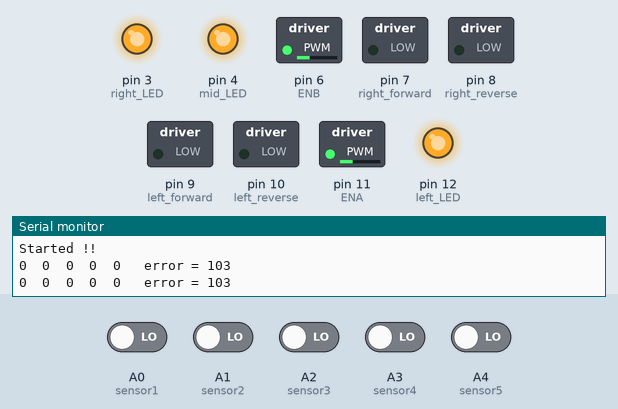
Simulated run of this sketch. Board: Arduino Uno, built with avr-gcc and run on an emulated ATmega328P. Parts: switched loads named in the sketch (green lamp = pin HIGH), output pins drawn as LEDs (lit = HIGH), the last lines printed to the serial monitor. The test bench sets the inputs (shaded band); at power-on: A0 (sensor1), A1 (sensor2), A2 (sensor3), A3 (sensor4), A4 (sensor5) LOW.

Above: at 4.7 s.
4.8 s: A0 (sensor1) driven HIGH
At 19.3 s:
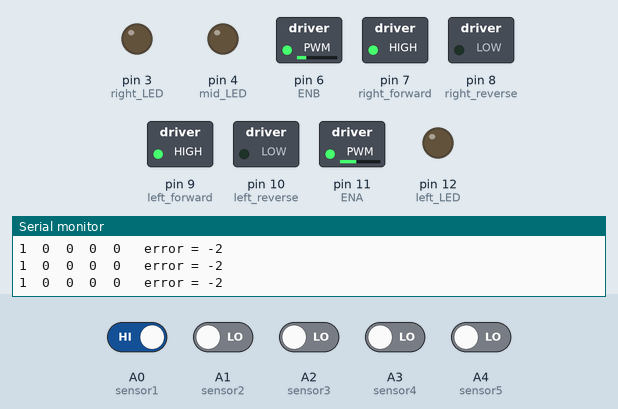
20.1 s: A3 (sensor4) driven HIGH
At 21.2 s:
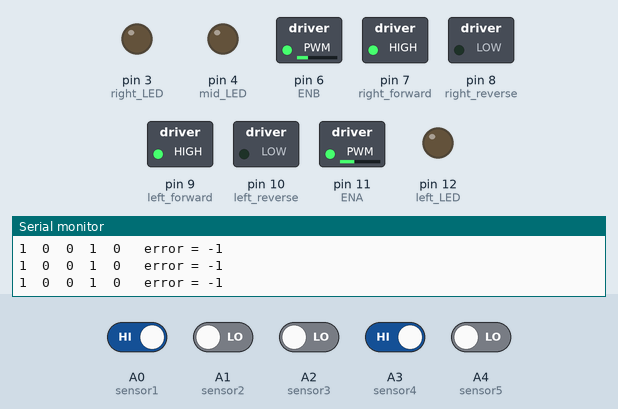
25.8 s: A4 (sensor5) driven HIGH
At 26.4 s:
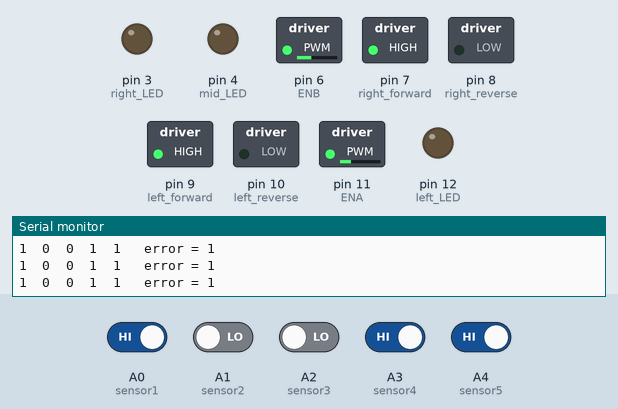
47.8 s: A2 (sensor3) driven HIGH
At 48.3 s:
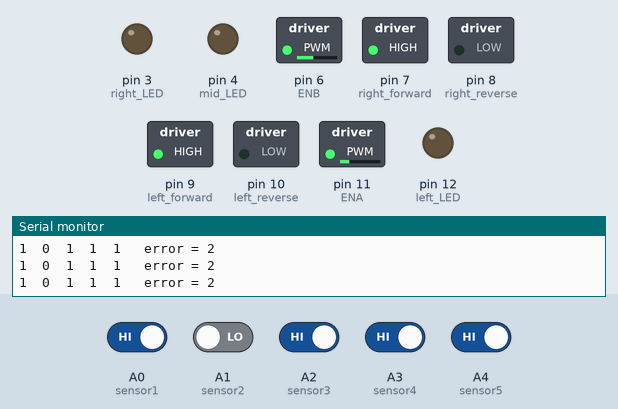
53.5 s: A1 (sensor2) driven HIGH
At 53.9 s:
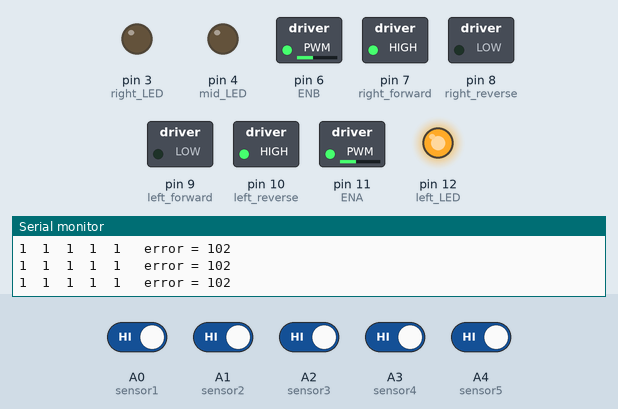
59.2 s: A1 (sensor2) driven LOW
At 59.8 s:
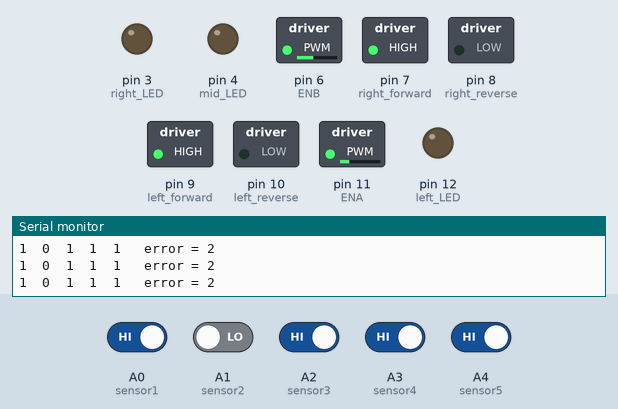
Timing chart, 0 to 62.2 s (numbered marks = the images above; inputs shaded):
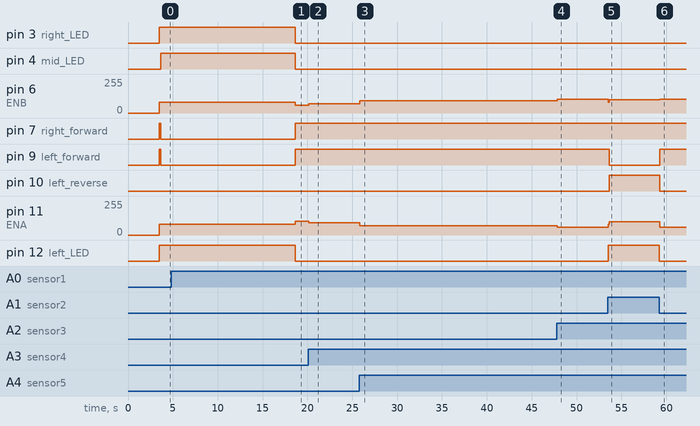

Measured:
- after the input at 4.8 s, pin 3 (right_LED), pin 12 (left_LED): HIGH → LOW after 13.9 s; pin 4 (mid_LED): goes on until 18.7 s, then stays LOW; pin 6 (ENB): 80/255 → 58/255 after 13.9 s; pin 7 (right_forward), pin 9 (left_forward): goes on until 18.7 s, then stays HIGH; pin 11 (ENA): 80/255 → 102/255 after 13.9 s
- after the input at 20.1 s, pin 6 (ENB): 58/255 → 69/255 at once; pin 11 (ENA): 102/255 → 91/255 at once
- after the input at 25.8 s, pin 6 (ENB): 69/255 → 91/255 at once; pin 11 (ENA): 91/255 → 69/255 at once
- after the input at 47.8 s, pin 6 (ENB): 91/255 → 102/255 at once; pin 11 (ENA): 69/255 → 58/255 at once
- after the input at 53.5 s, pin 6 (ENB): 102/255 → 80/255 at once, → 100/255 0.10 s later; pin 9 (left_forward): HIGH → LOW after 0.14 s; pin 10 (left_reverse): LOW → HIGH after 0.14 s; pin 11 (ENA): 58/255 → 80/255 at once, → 100/255 0.10 s later; pin 12 (left_LED): LOW → HIGH at once
- after the input at 59.2 s, pin 6 (ENB): 100/255 → 102/255 after 0.05 s; pin 9 (left_forward): LOW → HIGH after 0.05 s; pin 10 (left_reverse): HIGH → LOW after 0.05 s; pin 11 (ENA): 100/255 → 58/255 after 0.05 s; pin 12 (left_LED): HIGH → LOW at once

The sketch:

Basic_run.ino
```cpp
/* IR sensor pins */
#define sensor1 A0
#define sensor2 A1
#define sensor3 A2
#define sensor4 A3
#define sensor5 A4

// Initial Values of Sensors
int sensor[5] = { 0, 0, 0, 0, 0 };
int size_of_array = 5;

// Motor Pins
#define ENA 11  // Left motor control
#define left_reverse 10   // IN1 = left_reverse
#define left_forward 9    // IN2 = left_forward
#define right_reverse 8   // IN3 = right_reverse
#define right_forward 7   // IN4 = right_forward
#define ENB 6  // Right motor control

// LED pins
#define left_LED 12
#define mid_LED 4
#define right_LED 3

// Motor speed variables
int left_motor_speed = 0;
int right_motor_speed = 0;

int initial_motor_speed = 80;
int right_motor_calibrate = 0;
int left_motor_calibrate = 0;

int spedr = 100;
int spedl = 100;
int spedf = initial_motor_speed;
int GoodPosition = 3;

// Delay Variables
int DelayWhiteError = 100;
int DelayBlackError = 150;

// PID Variables
int Kp = 11;  // Will be tuned on track
int Ki = 0;   //these contants will differ in eee and
int Kd = 0;  //cse fest depending on track

int error = 0, max_error = 4;
int P = 0, I = 0, D = 0, PID_value = 0;
int previous_error = 0, previous_I = 0;

// Timer variables
int counter1, counter2;
int t = 0;
int Time = 0;

// ERROR variables
int WHITE = 102;
int BLACK = 103;

// Initialize Functions
void read_sensor_values();
void ledControl();
void forward();
void reverse();
void stopBot();
void goWhiteTurn();
bool goBlackTurn();
void goPID();


void setup() {
  pinMode(sensor1, INPUT);
  pinMode(sensor2, INPUT);
  pinMode(sensor3, INPUT);
  pinMode(sensor4, INPUT);
  pinMode(sensor5, INPUT);

  pinMode(right_forward, OUTPUT);
  pinMode(right_reverse, OUTPUT);
  pinMode(left_forward, OUTPUT);
  pinMode(left_reverse, OUTPUT);
  pinMode(ENA, OUTPUT);
  pinMode(ENB, OUTPUT);
  pinMode(left_LED, OUTPUT);
  pinMode(mid_LED, OUTPUT);
  pinMode(right_LED, OUTPUT);


  Serial.begin(9600);  //setting serial monitor at a default baund rate of 9600
  delay(500);
  Serial.println("Started !!");
  delay(3000);
}

void loop() {
  read_sensor_values();
  if (error == WHITE) goWhiteTurn();
  else if (error == BLACK) goBlackTurn();
  else goPID();
}

void goWhiteTurn() {
  if (previous_error > 0)   ledControl(1,0,0);
  else if (previous_error == 0)   ledControl(0,1,0);
  else   ledControl(0,0,1);
  // stopBot();
  // delay(1000);

  bool goLeft;
  if (previous_error > 0) goLeft = true;
  else goLeft = false;

  counter1 = millis();
  while (true) {
    analogWrite(ENA, spedf);
    analogWrite(ENB, spedf);
    forward();
    delay(1);
    read_sensor_values();
    if (error != WHITE) return;
    counter2 = millis();
    if (counter2 - counter1 >= DelayWhiteError) break;
  }
  // stopBot();
  // delay(500);

  while (error > GoodPosition || error < -GoodPosition) {
    analogWrite(ENA, spedl);
    analogWrite(ENB, spedr);
    if (goLeft) sharpLeftTurn();
    else sharpRightTurn();
    read_sensor_values();
  }
  ledControl(0,0,0);
  // stopBot();
  // delay(500);
}

bool goBlackTurn() {
  counter1 = millis();
  ledControl(1,0,1);
  while (true) {
    analogWrite(ENA, spedf);
    analogWrite(ENB, spedf);
    forward();
    delay(1);
    counter2 = millis();
    if (counter2 - counter1 >= DelayBlackError) break;
  }
  read_sensor_values();
  if (error == BLACK) {
    ledControl(1,1,1);
    stopBot();
    delay(15000);
  }
  ledControl(0,0,0);
  return false;
}

void ledControl(int l, int m, int r){
  digitalWrite(left_LED, l);
  digitalWrite(mid_LED, m);
  digitalWrite(right_LED, r);
}

bool IR_value_check(int a[], int b[]) {
  for (int i = 0; i < size_of_array; i++) {
    if (a[i] != b[i]) return false;
  }
  return true;
}

int black[5] = { 0, 0, 0, 0, 0};
int white[5] = { 1, 1, 1, 1, 1};

int err4[5] =  { 0, 1, 1, 1, 1 };
int err3[5] =  { 0, 0, 1, 1, 1 };
int err2[5] =  { 1, 0, 1, 1, 1 };
int err1[5] =  { 1, 0, 0, 1, 1 };
int err0[5] =  { 1, 1, 0, 1, 1 };
int err_1[5] = { 1, 1, 0, 0, 1 };
int err_2[5] = { 1, 1, 1, 0, 1 };
int err_3[5] = { 1, 1, 1, 0, 0 };
int err_4[5] = { 1, 1, 1, 1, 0 };

void read_sensor_values() {
  sensor[0] = digitalRead(sensor1);
  sensor[1] = digitalRead(sensor2);
  sensor[2] = digitalRead(sensor3);
  sensor[3] = digitalRead(sensor4);
  sensor[4] = digitalRead(sensor5);

  if (IR_value_check(sensor, white)) error = WHITE;
  else if (IR_value_check(sensor, black)) error = BLACK;
  else if (IR_value_check(sensor, err4)) error = 4;
  else if (IR_value_check(sensor, err3)) error = 3;
  else if (IR_value_check(sensor, err2)) error = 2;
  else if (IR_value_check(sensor, err1)) error = 1;
  else if (IR_value_check(sensor, err0)) error = 0;
  else if (IR_value_check(sensor, err_1)) error = -1;
  else if (IR_value_check(sensor, err_2)) error = -2;
  else if (IR_value_check(sensor, err_3)) error = -3;
  else if (IR_value_check(sensor, err_4)) error = -4;
  else{
    int l2 = (sensor[0] == 1) ? 0 : 1;
    int l1 = (sensor[1] == 1) ? 0 : 1;
    int r1 = (sensor[3] == 1) ? 0 : 1;
    int r2 = (sensor[4] == 1) ? 0 : 1;
    error = l2 * 2 + l1 - r1 - r2 * 2;
  }

  Serial.print("\n");
  Serial.print(sensor[0]);
  Serial.print("\t");
  Serial.print(sensor[1]);
  Serial.print("\t");
  Serial.print(sensor[2]);
  Serial.print("\t");
  Serial.print(sensor[3]);
  Serial.print("\t");
  Serial.print(sensor[4]);
  Serial.print("\t error = ");
  Serial.print(error);
  Serial.print("\n");
}

void goPID() {
  P = error;
  I = I + previous_I;
  D = error - previous_error;

  PID_value = (Kp * P) + (Ki * I) + (Kd * D);

  previous_I = I;
  previous_error = error;

  // Calculating the effective motor speed:
  left_motor_speed = initial_motor_speed - PID_value + left_motor_calibrate;
  right_motor_speed = initial_motor_speed + PID_value + right_motor_calibrate;

  // The motor speed should not exceed the max PWM value
  left_motor_speed = constrain(left_motor_speed, 0, 255);
  right_motor_speed = constrain(right_motor_speed, 0, 255);

  /*Serial.print(PID_value);
    Serial.print("\t");
    Serial.print(left_motor_speed);
    Serial.print("\t");
    Serial.println(right_motor_speed);*/

  analogWrite(ENA, left_motor_speed);
  analogWrite(ENB, right_motor_speed);
  forward();
}


void forward() {
  digitalWrite(right_forward, HIGH);
  digitalWrite(right_reverse, LOW);
  digitalWrite(left_forward, HIGH);
  digitalWrite(left_reverse, LOW);
}
void reverse() {
  digitalWrite(right_forward, LOW);
  digitalWrite(right_reverse, HIGH);
  digitalWrite(left_forward, LOW);
  digitalWrite(left_reverse, HIGH);
}
void sharpRightTurn() {
  digitalWrite(right_forward, LOW);
  digitalWrite(right_reverse, HIGH);
  digitalWrite(left_forward, HIGH);
  digitalWrite(left_reverse, LOW);
}
void sharpLeftTurn() {
  digitalWrite(right_forward, HIGH);
  digitalWrite(right_reverse, LOW);
  digitalWrite(left_forward, LOW);
  digitalWrite(left_reverse, HIGH);
}
void stopBot() {
  digitalWrite(right_forward, LOW);
  digitalWrite(right_reverse, LOW);
  digitalWrite(left_forward, LOW);
  digitalWrite(left_reverse, LOW);
}
```
